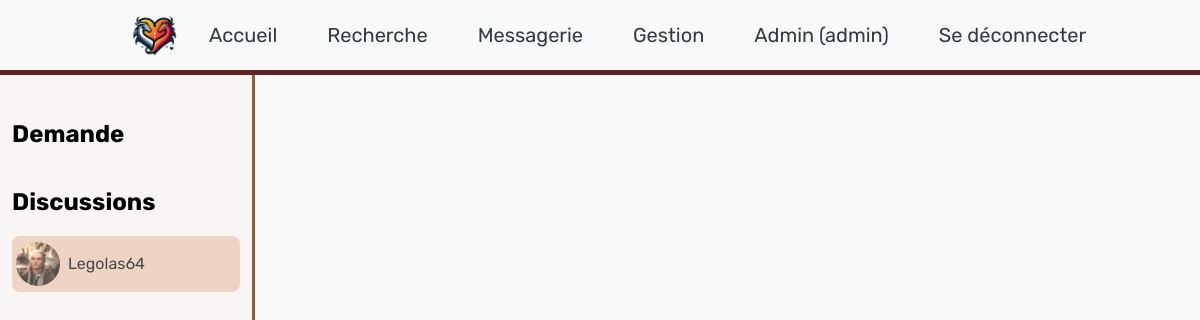
The page /messagerie.php (signed in) on the database its author committed.
### tables this page shows
CREATE TABLE IF NOT EXISTS Contact ( 
	IdAsker INT NOT NULL,
	IdAccount INT NOT NULL,
	Approval BOOLEAN DEFAULT NULL,
	CONSTRAINT cle_pri PRIMARY KEY (IdAsker, IdAccount),
	FOREIGN KEY (IdAsker) REFERENCES Account(IdAccount) ON DELETE CASCADE,
	FOREIGN KEY (IdAccount) REFERENCES Account(IdAccount) ON DELETE CASCADE);

CREATE TABLE IF NOT EXISTS Account ( 
	IdAccount INT NOT NULL PRIMARY KEY AUTO_INCREMENT,
	Pseudo VARCHAR(255) NOT NULL,
	Password VARCHAR(255) NOT NULL,
	Sexe VARCHAR(30),
	FirstName VARCHAR(127),
	Name VARCHAR(127),
	Mail VARCHAR(255) NOT NULL,
	DateOfCreation DATETIME NOT NULL DEFAULT current_timestamp(),
	DateOfBirth DATE NOT NULL,
	Country VARCHAR(127) NOT NULL,
	City VARCHAR(127) NOT NULL,
	Street VARCHAR(127),
	AdressNumber INT,
	LoveSituation VARCHAR(30),
	Species VARCHAR(35),
	HumanoidGauge FLOAT(10),
	Size DECIMAL(9,2),
	Weight DECIMAL(9,2),
	EyeColor VARCHAR(30),
	Smoker INT(1),
	ProfilPictureFile VARCHAR(255) NOT NULL DEFAULT "ProfilDefaultPicture.png",
	WelcomeMessage TEXT,
	CONSTRAINT Pseudo UNIQUE (Pseudo));

### php/messagerieSansBandeau.php (the view, shortened to what this page needs)
<?php
try{
	$bdd = new PDO('mysql:host=localhost;dbname=BddSiteDeRencontre;charset=utf8','User','fv_7qJ6j2_VY_T5',array(PDO::ATTR_ERRMODE=>PDO::ERRMODE_EXCEPTION));
}
catch (Exception $e){
	die('Erreur : '.$e->getMessage());
}
if(isset($_SESSION['password']) AND isset($_SESSION['user'])){
	$user = htmlspecialchars($_SESSION['user']);
	$password = htmlspecialchars($_SESSION['password']);
	$load = false;
	$target = 0;
	if(isset($_POST['target'])){
		$target = htmlspecialchars($_POST['target']);
		$Admin_tab = $bdd->prepare('SELECT IdAccount,Pseudo,Password FROM Account WHERE Pseudo=:user AND Password=:password AND IdAccount IN (SELECT IdAccount FROM Admin)');
		$Admin_tab->execute(array('user'=>$user, 'password'=>$password));
		$User_tab = $bdd->prepare('SELECT * FROM Account WHERE IdAccount=:idaccount');
		$User_tab->execute(array('idaccount'=>$target));
		$load = $User=$User_tab->fetch() AND $Admin=$Admin_tab->fetch();
	}
	else{
		$User_tab = $bdd->prepare('SELECT * FROM Account WHERE Pseudo=:user AND Password=:password');
		$User_tab->execute(array('user'=>$user, 'password'=>$password));
		$load = $User=$User_tab->fetch();
	}
	if($load){ ?>
		<body onload="loadChat('<?php if(isset($_POST['target'])){ echo $target;}?>'); instantane('<?php if(isset($_POST['target'])){ echo $target;}?>');">
			<div id="centreur">
				<div id="left">
					<div id="demandeDeDiscution">
						<h2>Demande</h2>
					</div>
					<div id="discussionOuverte">
						<h2>Discussions</h2>
						<?php
						$ContactId_tab = $bdd->prepare('SELECT IdAsker, IdAccount FROM Contact WHERE (IdAccount = :idaccount OR IdAsker = :idaccount) AND Approval=1 AND
							IdAsker not in (SELECT IdAccount FROM BlackList WHERE IdBlocked = :idaccount) AND
							IdAsker not in (SELECT IdBlocked FROM BlackList WHERE IdAccount = :idaccount) AND
							IdAccount not in (SELECT IdAccount FROM BlackList WHERE IdBlocked = :idaccount) AND
							IdAccount not in (SELECT IdBlocked FROM BlackList WHERE IdAccount = :idaccount) ORDER BY IdAccount');
						$ContactId_tab->execute(array('idaccount'=>$User['IdAccount']));
						while($ContactId=$ContactId_tab->fetch()){
							$idcontact = $ContactId['IdAccount'];
							$Contact_tab = $bdd->prepare('SELECT Pseudo, ProfilPictureFile FROM Account WHERE IdAccount=:idcontact');
							$Contact_tab->execute(array('idcontact'=>$idcontact));
							if($Contact=$Contact_tab->fetch()){
							?>
								<label class="profil" for="<?php echo $Contact['Pseudo'];?>" id="_<?php echo $Contact['Pseudo'];?>">
									<img class="profilPicture" src="img/<?php echo $idcontact."/".$Contact['ProfilPictureFile'];?>">
									<div class="pseudo"><?php echo $Contact['Pseudo']; ?></div>
								</label>
							<?php }
						}
						?>
					</div>
				</div>
				<div class="right" id="right">
				</div>
			</div>
		</body>
		<?php }
	else{
		header('Location: /');
	}
}
else{
	header('Location: /');
}?>

### css/style.css (style rules this page uses)
html { background-color: #f8f9fa; font-family: 'Rubik', sans-serif; }
body { margin: 0; }

### css/messagerie.css (style rules this page uses)
#centreur { margin-top: calc(5vw + 15px); display: flex; width: 100%; }
#left { background-color : #f8f5f4; flex-direction: column; display: flex; width: 20vw; margin-left: 0vw; border-right : solid #8b5e3c 3px; padding-top: 25px; padding-right: 1vw; transition: background-color 0.2s ease; }
#left h2 { margin-left: 1vw; }
#discussionOuverte { width: 100%; }
#left .profil { margin-left: 1vw; height: 6vh; padding: 0.5vh; display: flex; align-items: center; border-radius: 1vh; cursor: pointer; transition: background-color 0.2s ease; opacity: 0.7; transition: opacity 0.2s ease; }
#left .profil .pseudo { width: calc(100% - 7vh);; text-overflow: ellipsis; white-space: nowrap; overflow: hidden; }
#left .profilPicture { width: 5.5vh; height: 5.5vh; margin-right: 1vh; object-fit: cover; border-radius: 50%; }
input:checked + label { background: #ebc7b0; }
.right { height: calc(100vh - (5vw + 16px)); width: 78vw; }

### rows shown on the page
contact: IdAccount.ProfilPictureFile (picture), IdAccount.Pseudo "Legolas64"

### other values the page prints
$user "Admin"
